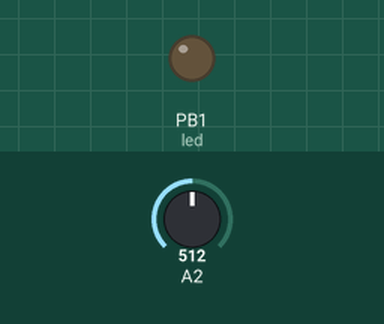
Recording of a sketch running on a simulated ATtiny85, built with avr-gcc and run on an emulated ATtiny85. Shown: output pins drawn as LEDs (lit = HIGH). Inputs (shaded band) come from the test bench; at power-on: A2 = 512.

Above: at 1.2 s.
1.3 s: A2 set to 271
3.4 s: A2 set to 246
12.4 s: A2 set to 265
13.9 s: A2 set to 245
Timing chart, 0 to 16.9 s (numbered marks = the images above; inputs shaded):
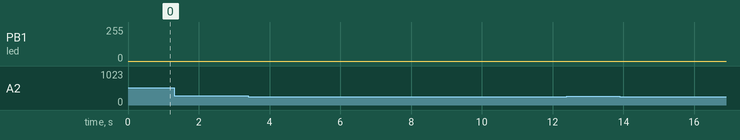

The sketch:

SleepLiteforATTiny8MHz.ino
```cpp
/*
  Fades an LED at rate of human heart. Note: values are different as this
  is for ATTiny85 @ 8MHz.
  Instructions for ATTiny85 with Arduino Bootloader
  http://hlt.media.mit.edu/?p=1695
*/

#define lightSensor 2 //connect to pin 3 of ATTiny85
#define led 1 //Connect to pin 6 of ATTiny85
int lightReading; //value of ambient light being received
float time = 1900.0; //time interval, sets frequency

void setup()
{
  pinMode(led, OUTPUT); //Tells the ATTiny85 that the pin we're connecting the
                         //LED to is an output
}

void loop()
{

  lightReading = analogRead(lightSensor);

  if(lightReading <= 261)// if light level is low enough start SleepLite
  {
    for(int i=0; i<=255; i++) //Gently fades in the LED
    {
    analogWrite(led, i);
    delayMicroseconds(time);
    }
    for(int i=255; i>=0; i--) //Gently fades out the LED
    {
    analogWrite(led, i);
    delayMicroseconds(time);
    }
    if(time<(2600.0))
    time+=1.5; //rate at which the flashing slows (higher number = slower)
  }
  else //if too much ambient light keep SleepLite off
    {
     analogWrite(led, 0); //turns off LED
     time = 1900.0; //resets frequency to 1Hz
     delay(1); //gives ATTiny85 a break
    }
}
```

Measured:
- after the input at 12.4 s, PB1 (led): stays 0/255 (without the input it goes to 190/255 after 1.5 s)
